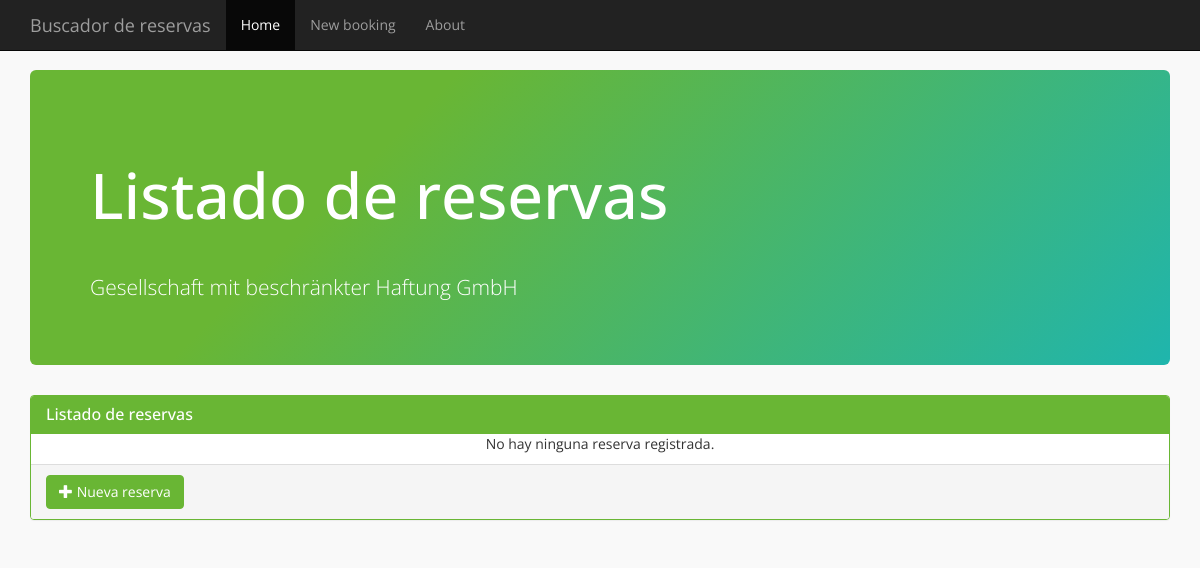
The app's page /, older data.
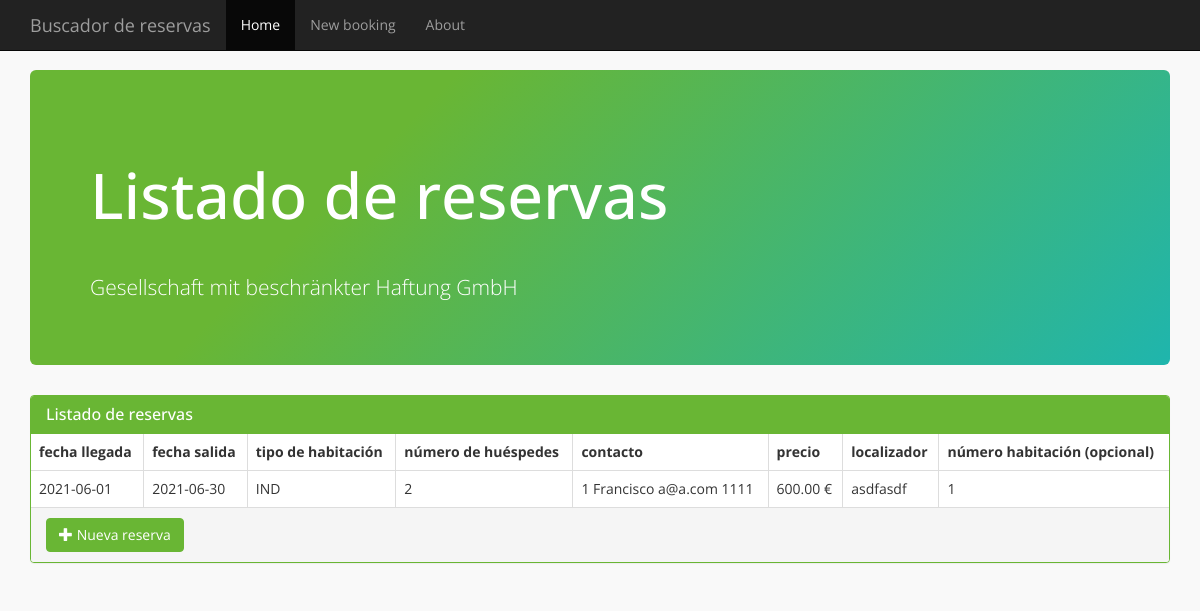
The same page, newer data.
### bookingsearch/models.py (models this page shows, shortened)
class Booking(models.Model):
    arrival = models.DateField(default=0)
    departure = models.DateField(default=0)
    roomtype = models.ForeignKey(RoomType, on_delete=models.CASCADE)
    guest_number = models.IntegerField(default=1)
    contact_info = models.ForeignKey(ContactInfo, on_delete=models.CASCADE)
    price = models.DecimalField(max_digits=12, decimal_places=2)
    gds_number = models.CharField(max_length=32, unique=True)
    room_number = models.IntegerField(default=1, blank=True)

class RoomType(models.Model):
    room_name = models.CharField(max_length=40)
    room_code = models.CharField(max_length=3)
    room_number = models.IntegerField(default=0)
    room_capacity = models.IntegerField(default=1)
    def __str__(self):
        return self.room_code

class ContactInfo(models.Model):
    name = models.CharField(max_length=80)
    email = models.CharField(max_length=200)
    phone_number = models.CharField(max_length=20)
    def __str__(self):
        return "{} {} {} {}".format(self.id, self.name, self.email, self.phone_number)

### bookingsearch/views.py (the view)
# urls.py: path('', views.index, name='index'),
def index(request):
    booking_list = Booking.objects.all()
    template = loader.get_template('bookingsearch/index.html')
    context = {
        'booking_list': booking_list,
        'defaults': defaults,
        'subtitle': "Listado de reservas"
    }
    return HttpResponse(template.render(context, request))

### bookingsearch/templates/bookingsearch/index.html (shortened to what this page needs)
{% extends "./base.html" %}
{% block title %}Listado de reservas{% endblock %}
{% block content %}
<div class="panel panel-primary">
  <div class="panel-heading">
    <h3 class="panel-title">Listado de reservas</h3>
  </div>
  {% if booking_list %}
  <table class="table table-stripped table-bordered">
  <thead>
    <tr>
      <th>fecha llegada</th>
      <th>fecha salida</th>
      <th>tipo de habitación</th>
      <th>número de huéspedes</th>
      <th>contacto</th>
      <th>precio</th>
      <th>localizador</th>
      <th>número habitación (opcional)</th>
    </tr>
  </thead>
  <tbody>
    {%if booking_list|length %}
    {% for booking in booking_list %}
    <tr>
      <td>{{booking.arrival|date:"Y-m-d"}}</td>
      <td>{{booking.departure|date:"Y-m-d"}}</td>
      <td>{{booking.roomtype}}</td>
      <td>{{booking.guest_number}}</td>
      <td>{{booking.contact_info}}</td>
      <td>{{booking.price}} €</td>
      <td>{{booking.gds_number}}</td>
      <td>{{booking.room_number}}</td>
    </tr>
    {% endfor %}
    {%else%}
    <tr>
      <td class="text-center" colspan="8">No hay ninguna reserva</td>
    </tr>
    {%endif%}
    </tbody>
    </table>
    {% else %}
    <p class="text-center">No hay ninguna reserva registrada.</p>
    {% endif %}
  <div class="panel-footer">
    <a class="btn btn-primary" href="{% url 'newbooking' %}">
      <i class="glyphicon glyphicon-plus"></i> Nueva reserva
    </a>
  </div>
</div>
{% endblock %}

Row changes from the older to the newer data that the page shows:
added Booking: arrival "2021-06-01", departure "2021-06-30", roomtype "IND", guest_number "2", contact_info "1 Francisco a@a.com 1111", price "600.00", gds_number "asdfasdf", room_number "1"
Text that changed along with them:
text no longer shown: "No hay ninguna reserva registrada."
text now shown: "fecha llegada fecha salida tipo de habitación número de huéspedes contacto precio localizador número habitación (opcional)"
